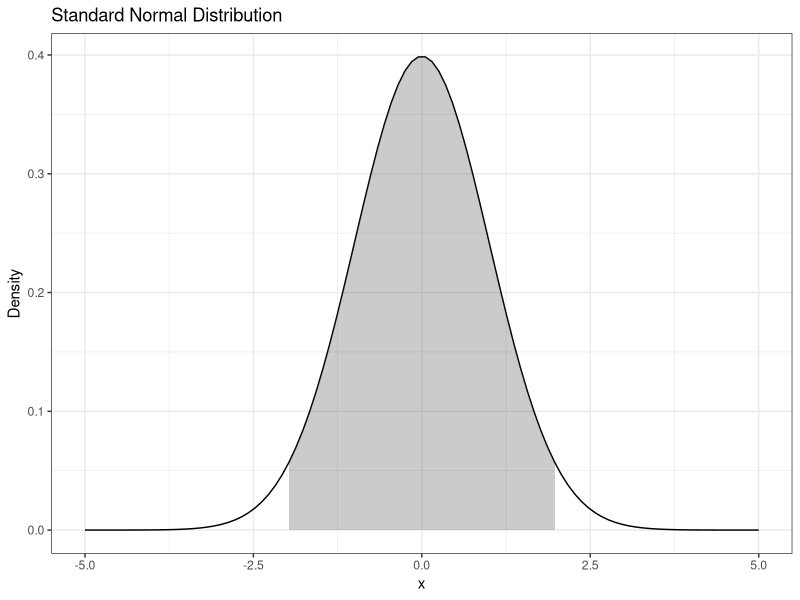
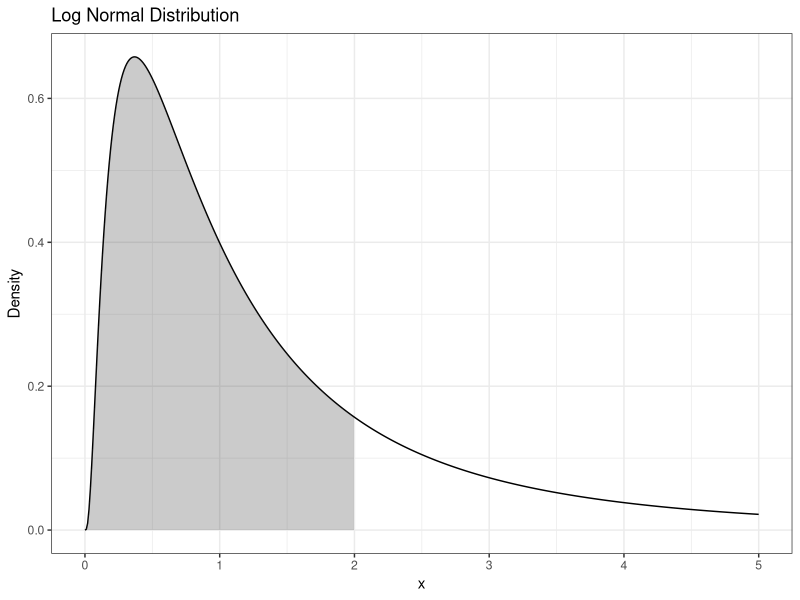
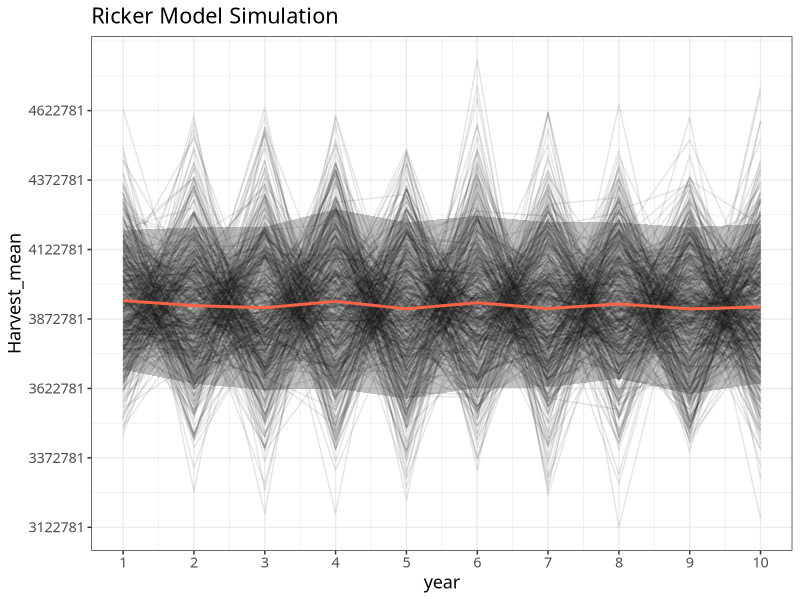
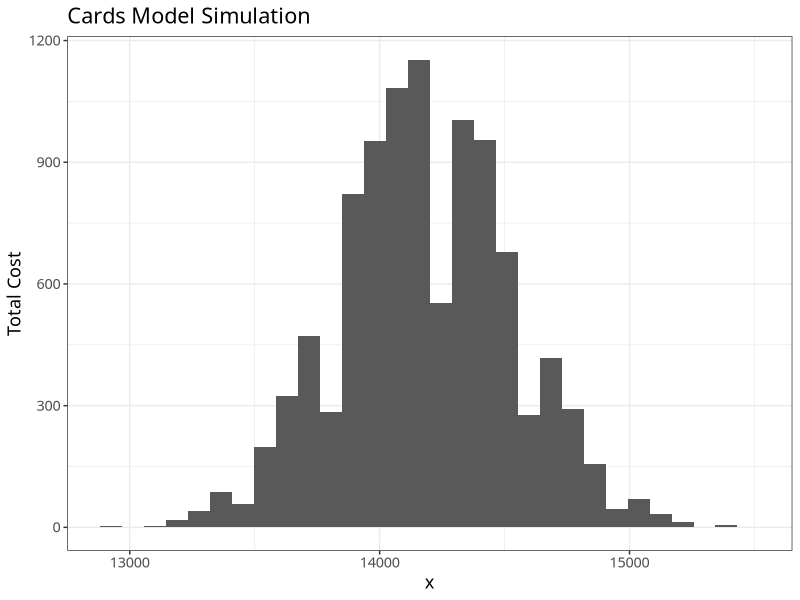
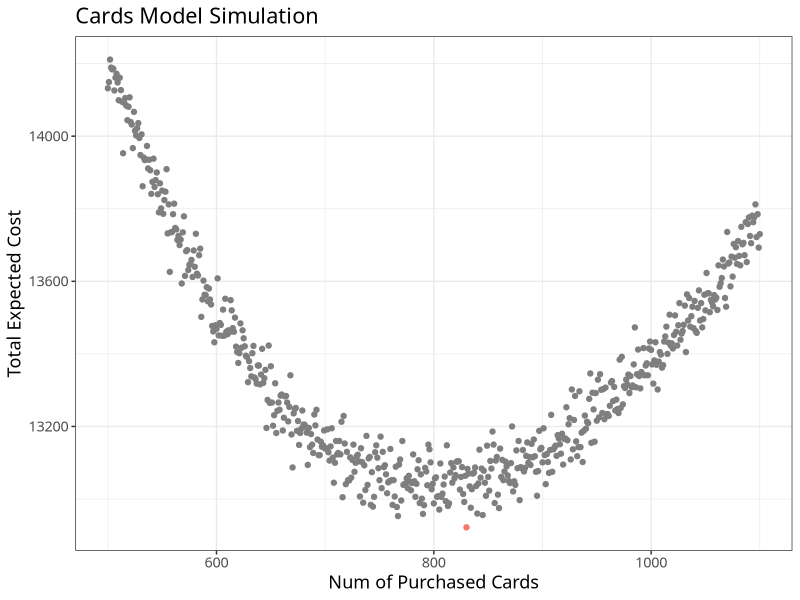

Recreate these plots in R, in order.
## ---- chunk 1
knitr::opts_chunk$set(
  echo = TRUE,
  message = FALSE,
  warning = FALSE,
  # out.width = 800,
  # out.height = 600,
  fig.align = "center",
  dev = "ragg_png"
)
## ---- chunk 2
library(tidyverse)

x <- seq(-5, 5, length.out = 100)
y <- dnorm(x, 0, 1) 
df_int <- tibble(x, y)

ggplot(df_int, aes(x, y)) +
  geom_line() +
  geom_ribbon(data = df_int %>% filter(x > -2 & x < 2), 
              aes(x = x, ymin = 0, ymax = y), alpha = 1/4) +
  labs(x = "x", y = "Density") + 
  ggtitle("Standard Normal Distribution") + 
  theme_bw()
## ---- chunk 3
f <- function(x) {dnorm(x = x, mean = 0, sd = 1)}
integrate(f, -2, 2)
## ---- chunk 4
set.seed(1989)
n <- 100000
xm <- rnorm(n, mean = 0, sd = 1)
sum(xm >= -2 & xm <= 2)/n
## ---- chunk 5
xx <- seq(0, 5, length.out = 500)
yy <- dlnorm(xx, meanlog = 0, sdlog = 1)
df_int2 <- tibble(xx, yy)

ggplot(df_int2, aes(xx, yy)) +
  geom_line() +
  geom_ribbon(data = df_int2 %>% filter(xx > 0 & xx < 2), 
              aes(x = xx, ymin = 0, ymax = yy), alpha = 1/4) +
  labs(x = "x", y = "Density") + 
  ggtitle("Log Normal Distribution") + 
  theme_bw()
## ---- chunk 6
# f2 <- function(x) {dlnorm(x = x, meanlog = 0, sdlog = 1)}
# integrate(f2, 0, 2)
# 0.7558914 with absolute error < 1.9e-06

set.seed(1989)
xxm <- rlnorm(n, meanlog = 0, sdlog = 1)
sum(xxm >= -2 & xxm <= 2)/n
## ---- chunk 7
ricker_sim <- function() {
  alpha <- 6
  beta <- 1e-7
  sigma <- 0.05
  U <- 0.2
  n <- 10
  R <- S <- H <- numeric(n)

  # initialize the population in the first year
  R[1] = log(alpha * (1 - U))/(beta * (1 - U)) * exp(rnorm(1, 0, sigma))
  S[1] = R[1] * (1 - U)
  H[1] = R[1] * U
  
  # Ricker model with lognormal error
  for (t in 2:n) {
    R[t] = S[t-1] * alpha * exp(-beta * S[t-1] + rnorm(1, 0, sigma))
    S[t] = R[t] * (1 - U)
    H[t] = R[t] * U
  }
  
  return(H)
}
## ---- chunk 8
n <- 10
tibble(
  year = 1:n,
  smi1 = ricker_sim(),
  smi2 = ricker_sim(),
  smi3 = ricker_sim()
  )
## ---- chunk 9
# replicate(n = n, expr = ricker_sim())と同じようなこと
set.seed(1989)
sim_n <- 500

df_sim_ricker <- map_dfc(.x = 1:sim_n, .f = function(x){ricker_sim()}) %>% 
  set_names(paste0('sim', 1:sim_n)) %>% 
  bind_cols(tibble(year = 1:n))

head(df_sim_ricker)
## ---- chunk 10
# apply(df_sim_ricker, 1, mean)と同じ
df_sim_ricker_mean <- df_sim_ricker %>% 
  rowwise() %>%
  mutate(
    mean = mean(c_across(-year)),
    q10 = quantile(c_across(-year), probs = 0.1),
    q90 = quantile(c_across(-year), probs = 0.9)
  ) %>% 
  select(year, mean, q10, q90)
df_sim_ricker_mean
## ---- chunk 11
df_sim_ricker_long <- df_sim_ricker %>% 
  pivot_longer(
    cols = -year,
    names_to = 'sim',
    values_to = 'harvest'
  ) %>% 
  arrange(sim, year)
df_sim_ricker_long
## ---- chunk 12
ggplot() + 
  geom_line(data = df_sim_ricker_long, aes(x = year, y = harvest, group = sim), alpha = 0.1) +
  geom_ribbon(data = df_sim_ricker_mean, aes(x = year, ymin = q10, ymax = q90), alpha = 0.3) +
  geom_line(data = df_sim_ricker_mean, aes(x = year, y = mean), col = 'tomato', size = 1) +
  scale_x_continuous(breaks = seq(1:n)) + 
  scale_y_continuous(
    breaks = seq(
      min(df_sim_ricker_long$harvest), 
      max(df_sim_ricker_long$harvest),
      250000)) + 
  labs(title = "Ricker Model Simulation", y = 'Harvest_mean') +
  theme_bw() + 
  theme(legend.position = 'none', text = element_text(family = "Fira code", size = 13)) 
  
## ---- chunk 13
cards_sim <- function(n){
  price <- c(10, 50)
  
  cards <- sample(1:500, size = n, replace = TRUE)
  n_get_cards <- length(unique(cards))
  n_not_get_cards <- 500 - n_get_cards
  total_price <- n*price[1] + n_not_get_cards*price[2]
  return(total_price)
}
## ---- chunk 14
set.seed(1989)
ggplot(tibble(x = replicate(10000, cards_sim(n=500))), aes(x)) +
  geom_histogram() + 
  labs(title = "Cards Model Simulation", y = 'Total Cost') +
  theme_bw() + 
  theme(text = element_text(family = "Fira code", size = 13)) 
## ---- chunk 15
expected_price <- function(n){
  mean(
    # map_dbl(.x = 1:100, .f = function(x){cards_sim(n)})
    map_dbl(1:50, ~ cards_sim(n))
  )
}

p <- map_dbl(.x = 500:1100, .f = function(x){expected_price(x)})
tibble(j = 500:1100, p) %>% 
  mutate(min_price = if_else(min(p) == p, j, NA)) %>% 
  ggplot(., aes(j, p, col = as.character(min_price))) + 
  geom_point() + 
  labs(title = "Cards Model Simulation", 
       y = 'Total Expected Cost', 
       x = 'Num of Purchased Cards') +
  theme_bw() + 
  theme(legend.position = 'none', text = element_text(family = "Fira code", size = 13)) 
## ---- chunk 16
# library(truncnorm)
# rtruncnorm(100, a = 0.4, b = 0.6, mean = 0.5, sd = 0.1)
# 
# n <- 10000
# epsilon <- 0.001
# y <- numeric(n) 
# a <- numeric(n) 
# b <- numeric(n) 
# c <- numeric(n) 
# d <- numeric(n) 
# generate_abc <- function() {
#   trials <- 0
#   valid <- FALSE
#   
#   while(!valid) {
#     
#     a <- runif(1, 0.40, 0.50)
#     b <- runif(1, 0.30, 0.40)
#     c <- runif(1, 0.05, 0.30)
#     d <- runif(1, 0.05, max(0.10, 1 - a - b - c))
#     if(abs(1 - (a + b + c + d)) < epsilon) valid <- TRUE
#   }
#   return(c(a, b, c, d))
# }
# 
# mat <- matrix(0, nrow = 4, ncol = n)  # 空の行列を作成
# pb <- progress::progress_bar$new(
#   format = "[:bar] :percent :elapsed",
#   total = n
# )
# 
# for(i in 1:n) {
#   mat[, i] <- generate_abc()
#   y[i] <- 
#     100  * mat[1, i] + 
#     50   * mat[2, i] + 
#     1000 * mat[3, i] + 
#     1000 * mat[4, i]
#   pb$tick()  # 進捗を更新
# }
# 
# progress::pb$terminate()  
# 
# hist(y)
# summary(y)
# summary(a)
# summary(b)
# summary(c)
# summary(d)
# 
# # ---------------------------------
# 
# # 初期ユーザー数
# init_num <- 1000
# 
# 
# sim <- function(init_num) {
#   repeat_num <- sample(2:4, 1)
#   repeat_rates <- seq(0.2+rnorm(1,0.1,0.05), 0.8+rnorm(1,0.1,0.05), length.out = repeat_num)
#   result <- numeric(repeat_num)
#   
#   result[1] <- init_num 
#   for(i in 1:(length(repeat_rates)-1)) {
#     result[i+1] <- floor(result[i] * repeat_rates[i])
#   }
#   return(result)
# }
# 
# 
# run_simulations <- function(init_num, num_simulations) {
#   simulation_results <- list()  
#   
#   for (i in 1:num_simulations) {
#     result <- sim(init_num)  
#     simulation_results[[i]] <- result  
#   }
#   
#   return(simulation_results)
# }
# 
# num_simulations <- 10
# 
# results <- run_simulations(init_num, num_simulations)
# results

